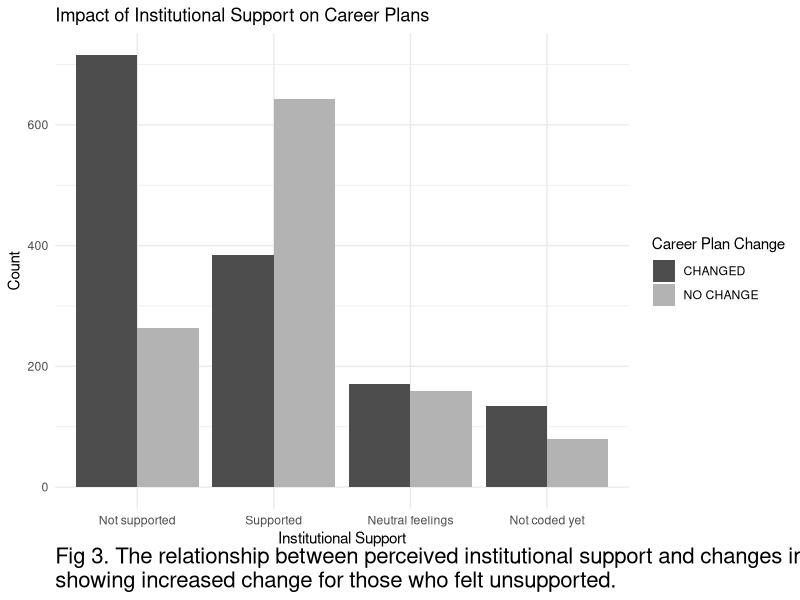
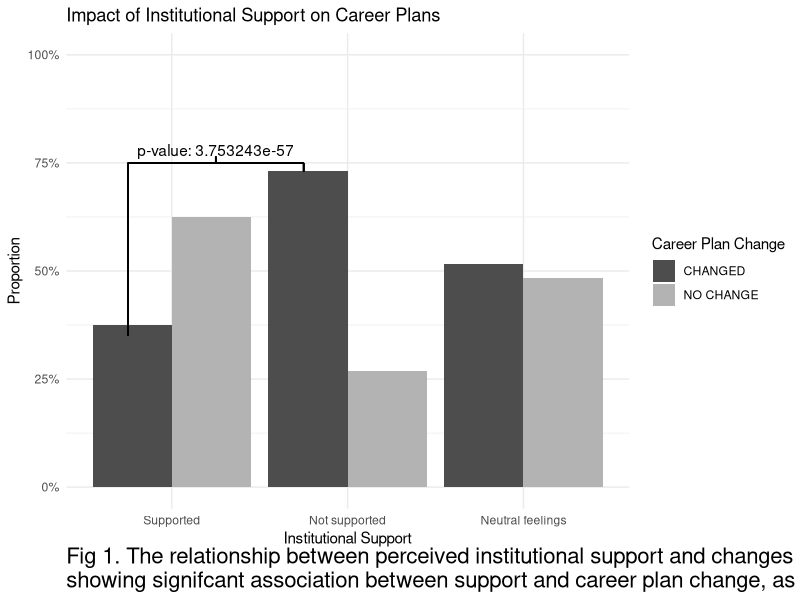
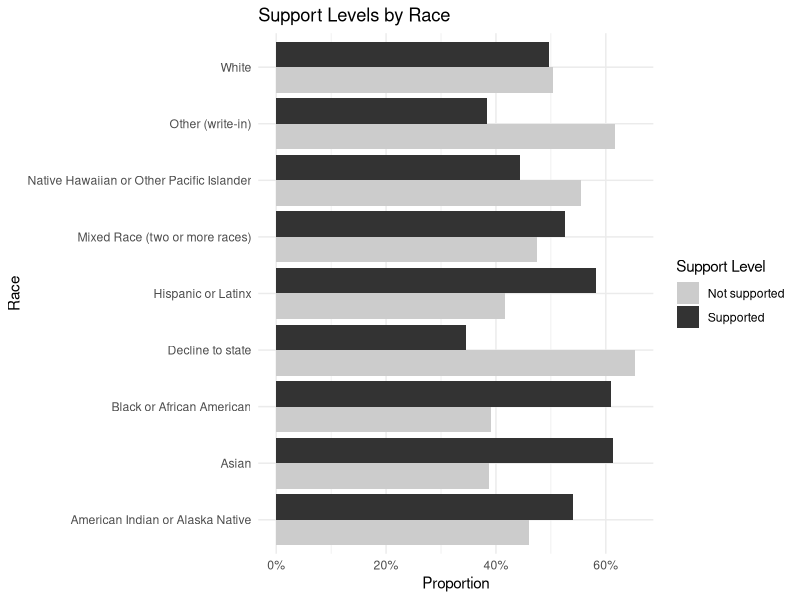
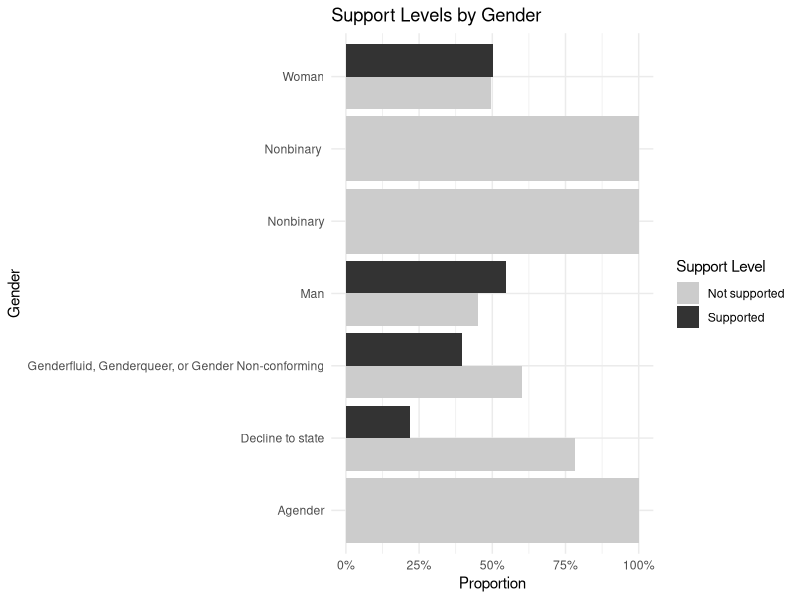
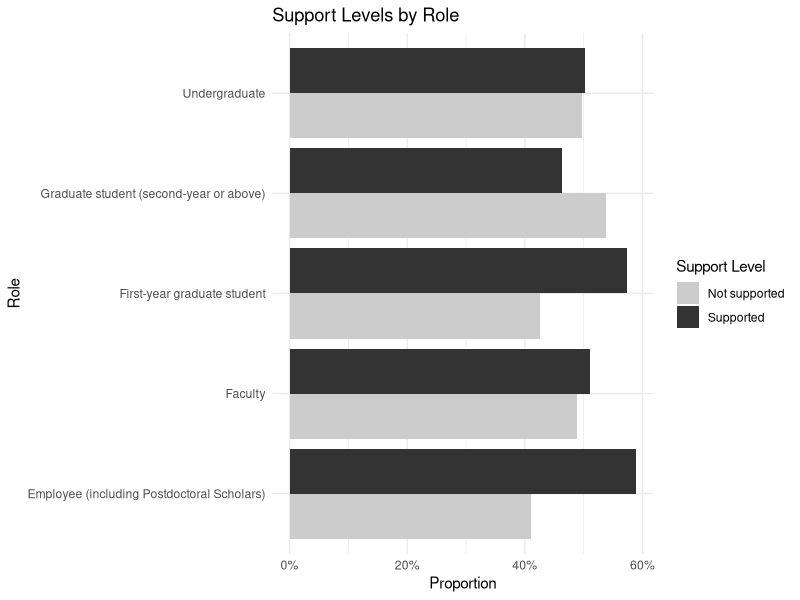
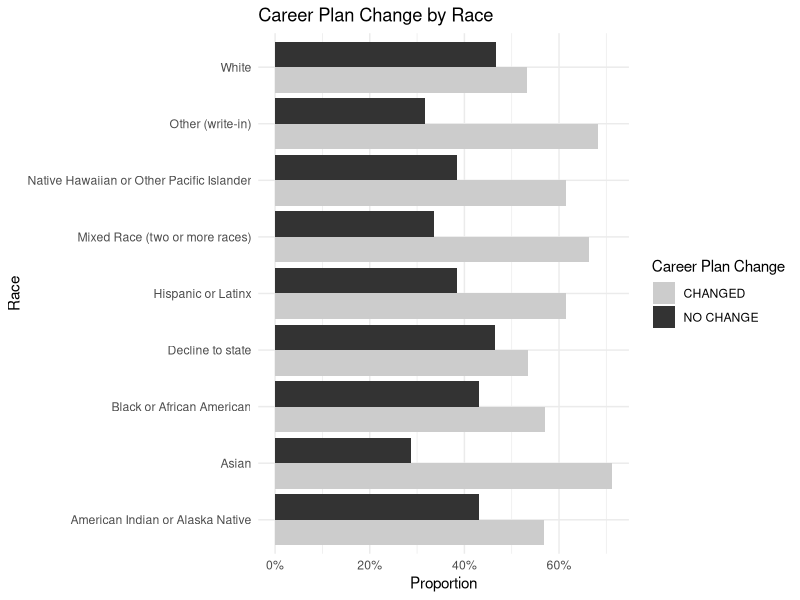
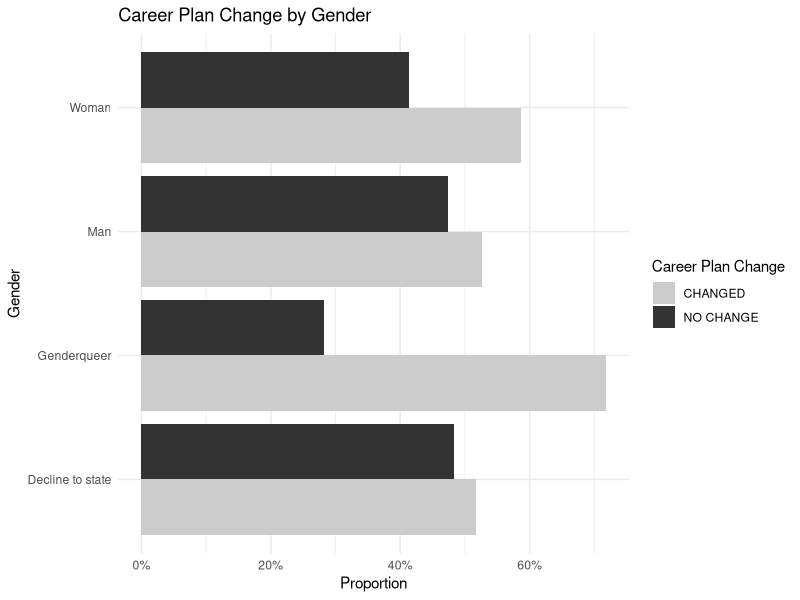
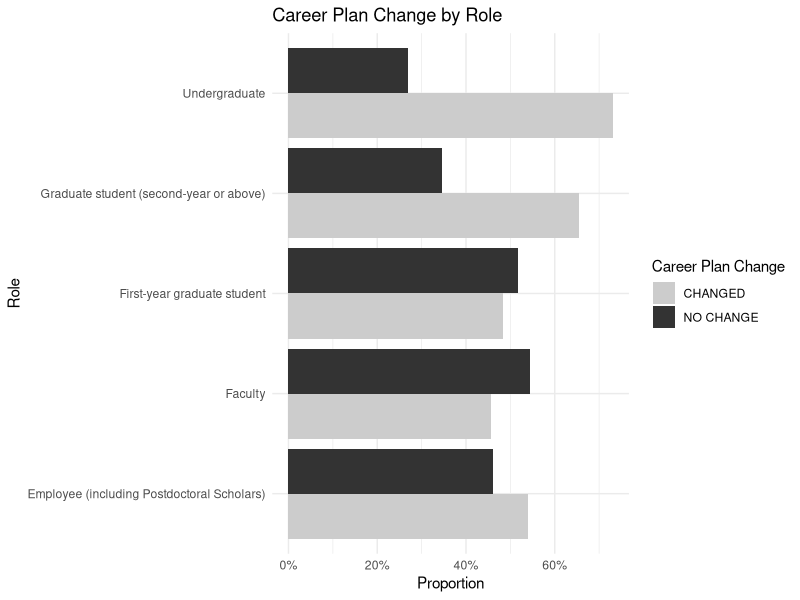

Here is the R script that generated these plots, in order:
## ---- chunk 1
library(tidyverse)
library(patchwork)
library(ggsignif)
data <- read.csv("data_all.csv", skip = 1)
## ---- chunk 2
df_supported <- data %>% 
  rename(Supported = Did.you.feel.supported.from.your.institution..department..team..etc...,
         Changed = How.has.COVID.19.changed.and.or.altered.your.academic.or.professional.plans...Some.examples..programs.you.will.apply.to..jobs.you.will.apply.to..interest.level.in.certain.career.paths.) %>% 
  select(Supported, Changed)

df_supported <- df_supported %>%
  mutate(Supported = case_when(
    Supported %in% c("Supported", "supported") ~ "Supported",
    Supported %in% c("Not supported", "Not Supported", "not supported") ~ "Not supported",
    Supported %in% c("Neutral feelings", "Neutral feellings", "neutral feelings") ~ "Neutral feelings",
    Supported == "" ~ "Not coded yet",
    TRUE ~ Supported
  ))


head(df_supported)
## ---- chunk 3
contingency_table <- table(df_supported$Supported, df_supported$Changed)
chisq_test <- chisq.test(contingency_table)
p_value <- chisq_test$p.value
## ---- chunk 4
summarized_df <- df_supported %>%
  group_by(Supported, Changed) %>%
  summarise(Count = n()) %>%
  ungroup()

summarized_df <- summarized_df %>%
  arrange(desc(Count)) %>%
  mutate(Supported = factor(Supported, levels = unique(Supported)))

ggplot(summarized_df, aes(x = Supported, y = Count, fill = Changed)) +
  geom_bar(stat = "identity", position = "dodge") +
  labs(title = "Impact of Institutional Support on Career Plans",
       x = "Institutional Support",
       y = "Count",
       fill = "Career Plan Change",
       caption = "Fig 3. The relationship between perceived institutional support and changes in academic or professional plans due to COVID-19,\nshowing increased change for those who felt unsupported.") +
  scale_fill_manual(values = c("NO CHANGE" = "grey70", "CHANGED" = "grey30")) +
  theme_minimal() +
  theme(plot.caption = element_text(hjust = 0, margin = margin(t = 0, r = 0, b = 0, l = 0), size = 16))
## ---- chunk 5
df_filtered <- df_supported %>%
  filter(Supported %in% c("Not supported", "Supported", "Neutral feelings"))

summarized_df <- df_filtered %>%
  group_by(Supported, Changed) %>%
  summarise(Count = n()) %>%
  mutate(Proportion = Count / sum(Count)) %>%
  ungroup()

summarized_df$Supported <- factor(summarized_df$Supported, levels = c("Supported", "Not supported", "Neutral feelings"))

ggplot(summarized_df, aes(x = Supported, y = Proportion, fill = Changed)) +
  geom_bar(stat = "identity", position = "dodge") +
  labs(title = "Impact of Institutional Support on Career Plans",
       x = "Institutional Support",
       y = "Proportion",
       fill = "Career Plan Change",
       caption = "Fig 1. The relationship between perceived institutional support and changes in academic or professional plans due to COVID-19,\nshowing signifcant association between support and career plan change, as shown from p-value from chi-square test of independence.") +
  scale_fill_manual(values = c("NO CHANGE" = "grey70", "CHANGED" = "grey30")) +
  theme_minimal() +
  scale_y_continuous(labels = scales::percent_format(), limits = c(0, 1)) +
  theme(plot.caption = element_text(hjust = 0, margin = margin(t = 0, r = 0, b = 0, l = 0), size = 16)) +
  geom_segment(aes(x = 1 - 0.25, xend = 2 - 0.25, y = 0.75, yend = 0.75)) +
  geom_segment(aes(x = 1 - 0.25, xend = 1 - 0.25, y = 0.35, yend = 0.75)) +
  geom_segment(aes(x = 2 - 0.25, xend = 2 - 0.25, y = 0.73, yend = 0.75)) +
  geom_segment(aes(x = (1.75 + 0.75) / 2, xend = (1.75 + 0.75) / 2, y = 0.75, yend = 0.765)) +
  annotate("text", x = (1.75 + 0.75) / 2, y = 0.78, label = paste("p-value:", format(p_value, scientific = TRUE)))

## ---- chunk 6
df_supported <- data %>% 
  rename(Supported = Did.you.feel.supported.from.your.institution..department..team..etc...,
         Race = What.is.your.race.and.or.ethnicity..Check.all.that.apply....Selected.Choice,
         Gender = How.would.you.describe.yourself...Mark.one.answer....Selected.Choice
         ) %>% 
  select(Race, Gender, Role, Supported)

df_supported <- df_supported %>%
  mutate(Supported = case_when(
    Supported %in% c("Supported", "supported") ~ "Supported",
    Supported %in% c("Not supported", "Not Supported", "not supported") ~ "Not supported",
    Supported %in% c("Neutral feelings", "Neutral feellings", "neutral feelings") ~ "Neutral feelings",
    Supported == "" ~ "Not coded yet",
    TRUE ~ Supported
  ))

df_supported <- df_supported %>%
  filter(Supported %in% c("Supported", "Not supported"))
df_supported <- df_supported %>%
  separate_rows(Race, sep = ",\\s*")
## ---- chunk 7
df_race <- df_supported %>%
  group_by(Race, Supported) %>%
  summarise(count = n()) %>%
  mutate(proportion = count / sum(count))

ggplot(df_race, aes(x = Race, y = proportion, fill = Supported)) +
  geom_bar(stat = "identity", position = "dodge") +
  scale_y_continuous(labels = scales::percent_format()) +
  scale_fill_grey(start = 0.8, end = 0.2) +
  labs(title = "Support Levels by Race",
       x = "Race",
       y = "Proportion",
       fill = "Support Level") +
  theme_minimal() +
  coord_flip()

df_gender <- df_supported %>%
  group_by(Gender, Supported) %>%
  summarise(count = n()) %>%
  mutate(proportion = count / sum(count))

ggplot(df_gender, aes(x = Gender, y = proportion, fill = Supported)) +
  geom_bar(stat = "identity", position = "dodge") +
  scale_y_continuous(labels = scales::percent_format()) +
  scale_fill_grey(start = 0.8, end = 0.2) +
  labs(title = "Support Levels by Gender",
       x = "Gender",
       y = "Proportion",
       fill = "Support Level") +
  theme_minimal() +
  coord_flip()

df_role <- df_supported %>%
  group_by(Role, Supported) %>%
  summarise(count = n()) %>%
  mutate(proportion = count / sum(count))

ggplot(df_role, aes(x = Role, y = proportion, fill = Supported)) +
  geom_bar(stat = "identity", position = "dodge") +
  scale_y_continuous(labels = scales::percent_format()) +
  scale_fill_grey(start = 0.8, end = 0.2) +
  labs(title = "Support Levels by Role",
       x = "Role",
       y = "Proportion",
       fill = "Support Level") +
  theme_minimal() +
  coord_flip()
## ---- chunk 8
df_supported <- data %>% 
  rename(Changed = How.has.COVID.19.changed.and.or.altered.your.academic.or.professional.plans...Some.examples..programs.you.will.apply.to..jobs.you.will.apply.to..interest.level.in.certain.career.paths.,
         Race = What.is.your.race.and.or.ethnicity..Check.all.that.apply....Selected.Choice,
         Gender = How.would.you.describe.yourself...Mark.one.answer....Selected.Choice
         ) %>% 
  select(Race, Gender, Role, Changed)

df_supported <- df_supported %>%
  separate_rows(Race, sep = ",\\s*") %>% 
  mutate(Gender := str_trim(Gender)) %>% 
  mutate(Gender := case_when(
      Gender %in% c("Nonbinary", "Agender", "Genderfluid, Genderqueer, or Gender Non-conforming") ~ "Genderqueer",
      TRUE ~ as.character(Gender)
    ))
## ---- chunk 9
df_race <- df_supported %>%
  group_by(Race, Changed) %>%
  summarise(count = n()) %>%
  mutate(proportion = count / sum(count))

ggplot(df_race, aes(x = Race, y = proportion, fill = Changed)) +
  geom_bar(stat = "identity", position = "dodge") +
  scale_y_continuous(labels = scales::percent_format()) +
  scale_fill_grey(start = 0.8, end = 0.2) +
  labs(title = "Career Plan Change by Race",
       x = "Race",
       y = "Proportion",
       fill = "Career Plan Change") +
  theme_minimal() +
  coord_flip()

df_gender <- df_supported %>%
  group_by(Gender, Changed) %>%
  summarise(count = n()) %>%
  mutate(proportion = count / sum(count))

ggplot(df_gender, aes(x = Gender, y = proportion, fill = Changed)) +
  geom_bar(stat = "identity", position = "dodge") +
  scale_y_continuous(labels = scales::percent_format()) +
  scale_fill_grey(start = 0.8, end = 0.2) +
  labs(title = "Career Plan Change by Gender",
       x = "Gender",
       y = "Proportion",
       fill = "Career Plan Change") +
  theme_minimal() +
  coord_flip()

df_role <- df_supported %>%
  group_by(Role, Changed) %>%
  summarise(count = n()) %>%
  mutate(proportion = count / sum(count))

ggplot(df_role, aes(x = Role, y = proportion, fill = Changed)) +
  geom_bar(stat = "identity", position = "dodge") +
  scale_y_continuous(labels = scales::percent_format()) +
  scale_fill_grey(start = 0.8, end = 0.2) +
  labs(title = "Career Plan Change by Role",
       x = "Role",
       y = "Proportion",
       fill = "Career Plan Change") +
  theme_minimal() +
  coord_flip()
## ---- chunk 10
df_supported <- df_supported %>% 
  filter(!Race %in% c("Decline to state", "Other (write-in)")) %>% 
  filter(!Gender %in% c("Decline to state", "Other (write-in)"))

df_updated_race <- df_supported %>%
  mutate(Race_Comparison = case_when(
    Race %in% c("White") ~ "White",
    TRUE ~ "BIPOC"
  )) %>%
  filter(Race_Comparison %in% c("White", "BIPOC"))
## ---- chunk 11
race_counts <- df_updated_race %>%
  group_by(Race_Comparison, Changed) %>%
  summarise(count = n(), .groups = 'drop') %>%
  pivot_wider(names_from = Changed, values_from = count, values_fill = 0)

race_test <- chisq.test(as.matrix(race_counts[, -1]))
## ---- chunk 12
df_woman_man <- df_supported %>%
  filter(Gender %in% c("Woman", "Man"))
contingency_table_woman_man <- table(df_woman_man$Gender, df_woman_man$Changed)
chisq_test_woman_man <- chisq.test(contingency_table_woman_man)
p_value_woman_man <- chisq_test_woman_man$p.value
df_genderqueer_man <- df_supported %>%
  filter(Gender %in% c("Genderqueer", "Man"))
contingency_table_genderqueer_man <- table(df_genderqueer_man$Gender, df_genderqueer_man$Changed)
chisq_test_genderqueer_man <- chisq.test(contingency_table_genderqueer_man)
p_value_genderqueer_man <- chisq_test_genderqueer_man$p.value

print(paste("p-value for Woman vs Man: ", format(p_value_woman_man, scientific = TRUE)))
print(paste("p-value for Genderqueer vs Man: ", format(p_value_genderqueer_man, scientific = TRUE)))
## ---- chunk 13
df_race <- df_supported %>%
  group_by(Race, Changed) %>%
  summarise(count = n()) %>%
  mutate(proportion = count / sum(count)) %>% 
  filter(Changed == "CHANGED")%>%
  arrange(-desc(proportion))

df_race$Race <- factor(df_race$Race, levels = df_race$Race)

race_graph <- ggplot(df_race, aes(x = proportion, y = Race)) +
  geom_bar(stat = "identity") +
  scale_x_continuous(labels = scales::percent_format(), limits = c(0, 1)) +
  scale_fill_grey(start = 0.8, end = 0.2) +
  labs(title = "Race",
       x = "",
       y = "") +
  theme_minimal() +
  geom_segment(aes(x = 0.725, xend = 0.725, y = "Asian", yend = "American Indian or Alaska Native")) + 
  geom_segment(aes(x = 0.7, xend = 0.725, y = "Asian")) + 
  geom_segment(aes(x = 0.55, xend = 0.725, y = "American Indian or Alaska Native")) + geom_segment(aes(x = 0.725, xend = 0.73, y = "Hispanic or Latinx")) +
  annotate("text", x = 0.73, y = "Hispanic or Latinx", label = "BIPOC", hjust = 0) + geom_signif(comparisons = list(c("Hispanic or Latinx", "White")),
              annotations = paste("p-value:", format(race_test$p.value, scientific = TRUE)), y = 0.775)
  


df_gender <- df_supported %>%
  group_by(Gender, Changed) %>%
  summarise(count = n()) %>%
  mutate(proportion = count / sum(count)) %>% 
  filter(Changed == "CHANGED")%>%
  arrange(-desc(proportion))

df_gender$Gender <- factor(df_gender$Gender, levels = df_gender$Gender)

gender_graph <- ggplot(df_gender, aes(x = proportion, y = Gender)) +
  geom_bar(stat = "identity") +
  scale_x_continuous(labels = scales::percent_format(), limits = c(0, 1)) +
  scale_fill_grey(start = 0.8, end = 0.2) +
labs(title = "Gender",
     x = "",
     y = "") +
theme_minimal() +
  geom_signif(comparisons = list(c("Genderqueer", "Man")),
              annotations = paste("p-value:", format(p_value_genderqueer_man, scientific = TRUE))) +
  geom_signif(comparisons = list(c("Woman", "Man")),
              annotations = paste("p-value:", format(p_value_woman_man, scientific = TRUE)), y = 0.6)

race_graph / gender_graph +
plot_layout(guides = "collect") &
plot_annotation(
  title = "Career Plan Change Due to COVID-19 by Race & Gender",
  caption = "Fig 2. Career plan changes due to COVID-19 by racial and gender groups. Shows underrepresented groups exhibited higher levels of change\nas seen from p-value from chi-square tests of independence.",
  theme = theme(plot.caption = element_text(hjust = 0, margin = margin(t = 0, r = 0, b = 0, l = 0), size = 16))
)
